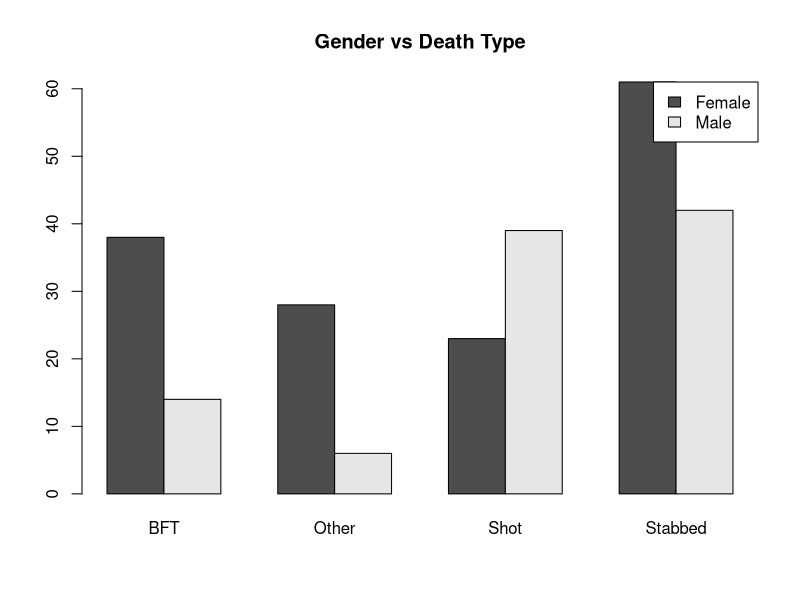
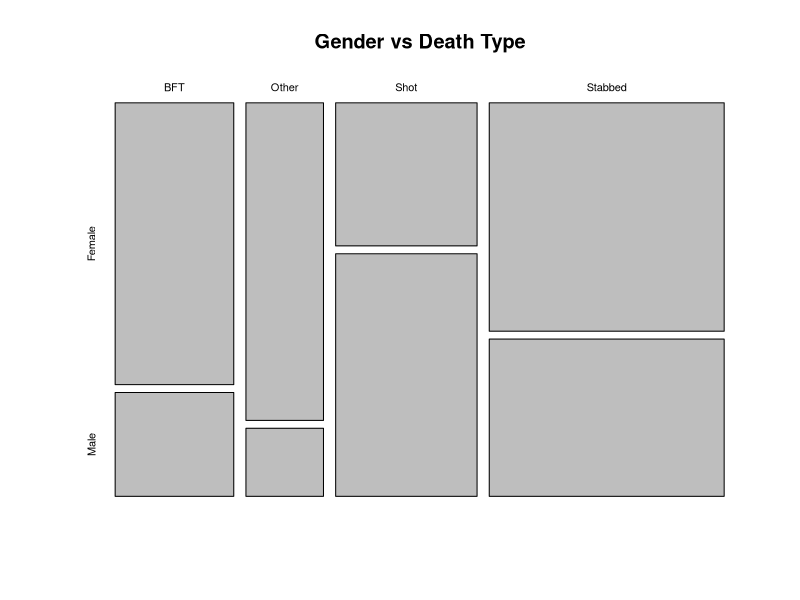

The R script that drew these images, in order:
## ---- chunk 1
horror = read.csv('horror.csv')
n_sum = nrow(horror)
table_data = table(horror)
y1 = table_data[1,1]
y2 = table_data[1,2]
y3 = table_data[1,3]
y4 = table_data[1,4]
n1 = sum(table_data[,1])
n2 = sum(table_data[,2])
n3 = sum(table_data[,3])
n4 = sum(table_data[,4])
barplot(table_data, beside = TRUE, main = 'Gender vs Death Type', legend.text = rownames(table_data), args.legend = list(x = 'topright')) 
table2 = table(horror$death, horror$gen)
mosaicplot(table2, main = 'Gender vs Death Type')
## ---- chunk 2
table_data
## ---- chunk 3
pearson.test = chisq.test(table_data, correct = FALSE)
test.stat = pearson.test$statistic
p.val = pearson.test$p.value
expt = pearson.test$expected
stdres = pearson.test$stdres
x_sqr = (pearson.test$observed - pearson.test$expected)^2/pearson.test$expected
## ---- chunk 4
expt
stdres
x_sqr
## ---- chunk 5
g = 6
alpha = 0.05
ci1 = prop.test(c(y1+1, y2+1), c(n1+2, n2+2), correct = FALSE, conf.level = 1 - alpha/g)$conf.int[1:2]
ci2 = prop.test(c(y1+1, y3+1), c(n1+2, n3+2), correct = FALSE, conf.level = 1 - alpha/g)$conf.int[1:2]
ci3 = prop.test(c(y1+1, y4+1), c(n1+2, n4+2), correct = FALSE, conf.level = 1 - alpha/g)$conf.int[1:2]
ci4 = prop.test(c(y2+1, y3+1), c(n2+2, n3+2), correct = FALSE, conf.level = 1 - alpha/g)$conf.int[1:2]
ci5 = prop.test(c(y2+1, y4+1), c(n2+2, n4+2), correct = FALSE, conf.level = 1 - alpha/g)$conf.int[1:2]
ci6 = prop.test(c(y3+1, y4+1), c(n3+2, n4+2), correct = FALSE, conf.level = 1 - alpha/g)$conf.int[1:2]
results = rbind(ci1, ci2, ci3, ci4, ci5, ci6)
colnames(results) = c('Lower','Upper')
rownames(results) = c('P(female|BFT)-P(female|Other)','P(female|BFT)-P(female|Shot)','P(female|BFT)-P(female|Stabbed)','P(female|Other)-P(female|Shot)','P(female|Other)-P(female|Stabbed)','P(female|Shot)-P(female|Stabbed)')
results
